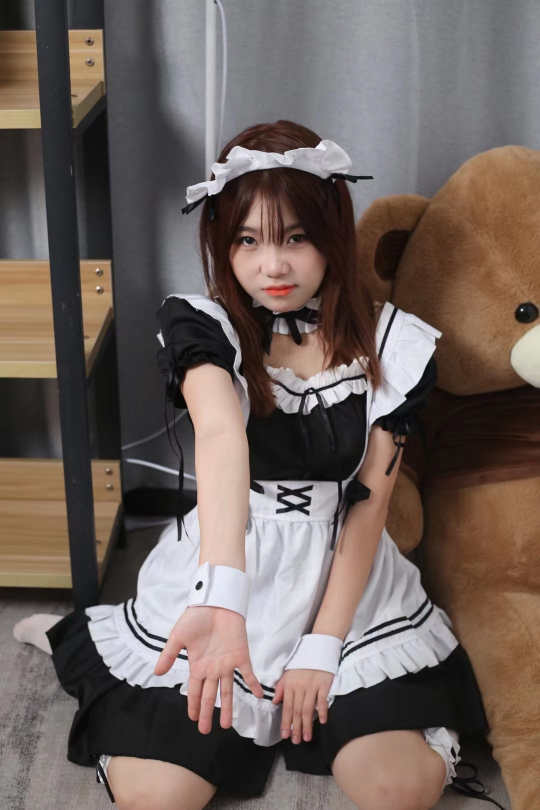
#> input picture testproject/3.jpg, 1080 x 1620 px (shown at 1/2 size)
$ python '2023 12 08YL003.py'
#> lines starting #> are read from the running program, lines starting #| are printed output that depends on the picture
import cv2
import numpy as np
ren = cv2.imread('3.jpg')
#> ren is the input picture: shape (1620, 1080, 3); mean B, G, R 92.3, 97.6, 110.5
sleep = cv2.imread('2.jpg')
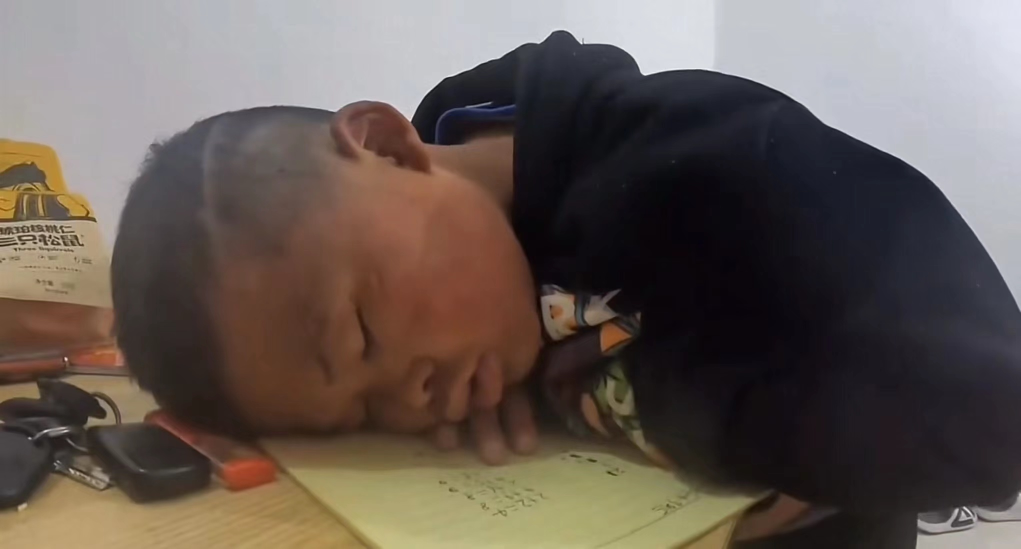
#> input picture testproject/2.jpg, 2041 x 1097 px (shown at 1/2 size)
#> sleep is the input picture: shape (1097, 2041, 3); mean B, G, R 84.1, 90.3, 101.3
sleep = cv2.resize(sleep, (ren.shape[1], ren.shape[0]))
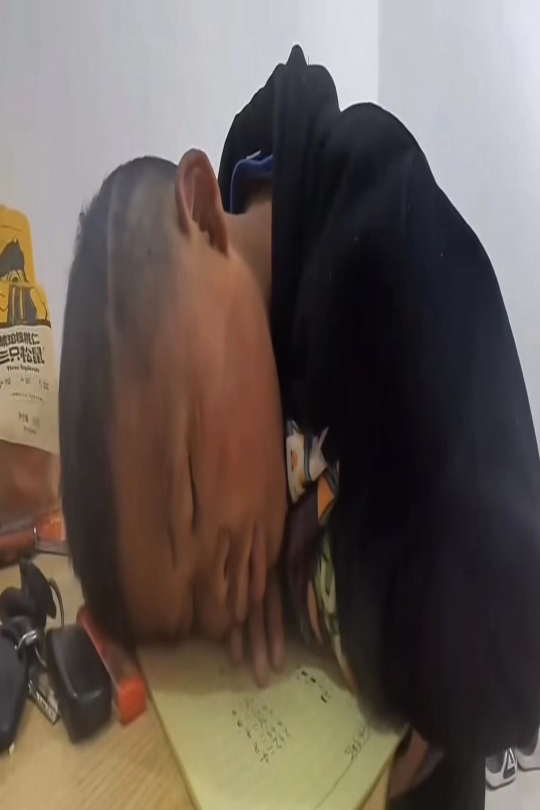
#> sleep: shape (1620, 1080, 3) (shown at 1/2 size); mean B, G, R 84, 90.3, 101.2

sumi = ren.shape[0]+ren.shape[1]
#> sumi = 2700
new = ren

for i in range(ren.shape[0]):
    for j in range(ren.shape[1]):
        new[i,j,:] = sleep[i,j,:] * ((i+j)/sumi) + ren[i,j,:]*(1-(i+j)/sumi)
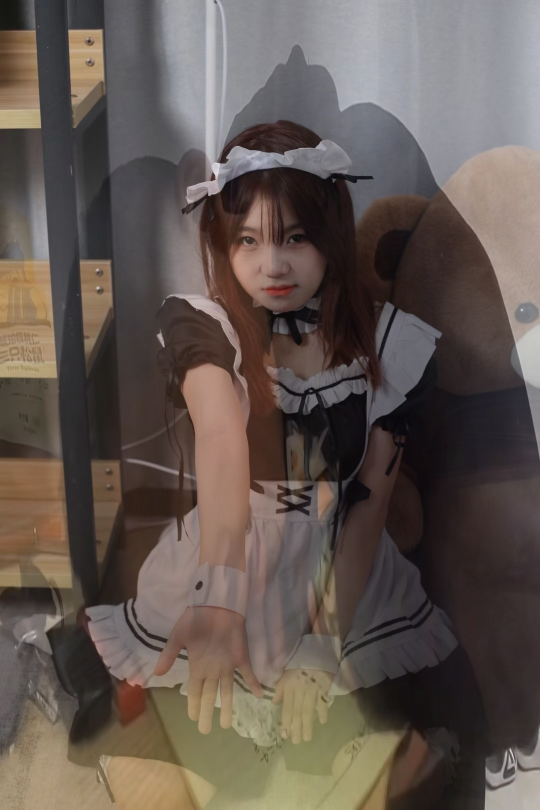
#> new: shape (1620, 1080, 3) (shown at 1/2 size); mean B, G, R 80.9, 87, 98


new = new.astype(np.uint8)

# cv2.imshow('ren',ren)
# cv2.imshow('shui',sleep)
cv2.imshow('add',new)
cv2.waitKey()
